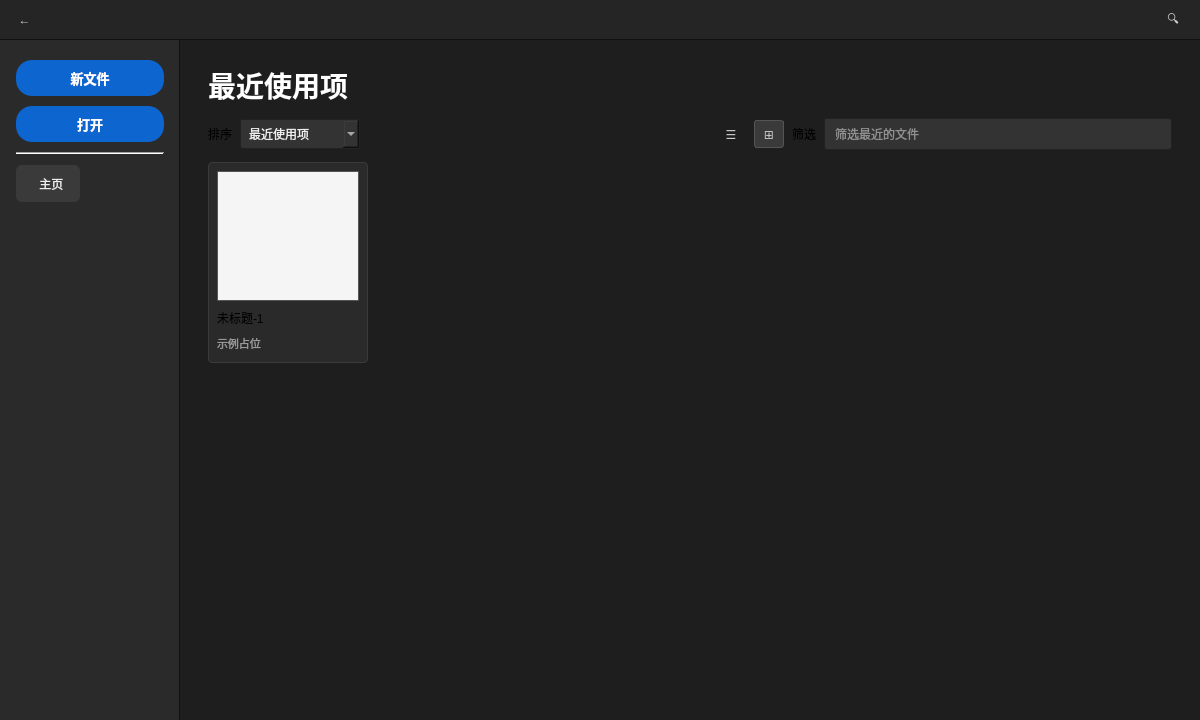
<?xml version="1.0" encoding="UTF-8"?>
<ui version="4.0">
 <class>HomeScreen</class>
 <widget class="QWidget" name="HomeScreen">
  <property name="geometry">
   <rect>
    <x>0</x>
    <y>0</y>
    <width>1200</width>
    <height>720</height>
   </rect>
  </property>
  <property name="windowTitle">
   <string>主页</string>
  </property>
  <property name="styleSheet">
   <string notr="true">/* 对齐 PS Home 启动屏（暗色工作区） */
QWidget#HomeScreen {
  background-color: #1e1e1e;
  color: #e8e8e8;
}
QWidget#topBar {
  background-color: #252525;
  border-bottom: 1px solid #111;
}
QWidget#sideBar {
  background-color: #2a2a2a;
  border-right: 1px solid #111;
}
QPushButton#newFileButton,
QPushButton#openButton {
  background-color: #0d66d0;
  color: #ffffff;
  border: none;
  border-radius: 16px;
  padding: 8px 20px;
  font-size: 13px;
  font-weight: 600;
}
QPushButton#newFileButton:hover,
QPushButton#openButton:hover { background-color: #1473e6; }
QToolButton#homeNavButton {
  background-color: #3a3a3a;
  color: #eee;
  border: none;
  border-radius: 6px;
  padding: 8px 12px;
  text-align: left;
}
QToolButton#backButton, QToolButton#searchButton {
  background: transparent;
  border: none;
  color: #ccc;
  padding: 4px;
}
QToolButton#backButton:hover, QToolButton#searchButton:hover {
  background-color: #3a3a3a;
  border-radius: 4px;
}
QLabel#recentTitle {
  color: #fff;
  font-size: 28px;
  font-weight: 600;
}
QLineEdit#filterEdit {
  background-color: #333;
  border: 1px solid #222;
  border-radius: 3px;
  padding: 4px 8px;
  color: #eee;
  min-height: 22px;
}
QComboBox#sortCombo {
  background-color: #333;
  border: 1px solid #222;
  border-radius: 3px;
  padding: 3px 8px;
  color: #eee;
  min-height: 22px;
}
QFrame#recentCard {
  background-color: #2a2a2a;
  border: 1px solid #3a3a3a;
  border-radius: 4px;
}
QLabel#cardThumb {
  background-color: #f5f5f5;
  border: 1px solid #555;
}
QToolButton#viewListButton, QToolButton#viewGridButton {
  background: transparent;
  border: 1px solid transparent;
  border-radius: 3px;
  padding: 4px;
  color: #ccc;
}
QToolButton#viewGridButton:checked {
  background-color: #3a3a3a;
  border-color: #555;
}
</string>
  </property>
  <layout class="QVBoxLayout" name="rootLayout">
   <property name="spacing">
    <number>0</number>
   </property>
   <property name="leftMargin">
    <number>0</number>
   </property>
   <property name="topMargin">
    <number>0</number>
   </property>
   <property name="rightMargin">
    <number>0</number>
   </property>
   <property name="bottomMargin">
    <number>0</number>
   </property>
   <item>
    <widget class="QWidget" name="topBar" native="true">
     <property name="minimumSize">
      <size>
       <width>0</width>
       <height>40</height>
      </size>
     </property>
     <property name="maximumSize">
      <size>
       <width>16777215</width>
       <height>40</height>
      </size>
     </property>
     <layout class="QHBoxLayout" name="topBarLayout">
      <property name="leftMargin">
       <number>10</number>
      </property>
      <property name="topMargin">
       <number>4</number>
      </property>
      <property name="rightMargin">
       <number>12</number>
      </property>
      <property name="bottomMargin">
       <number>4</number>
      </property>
      <item>
       <widget class="QToolButton" name="backButton">
        <property name="toolTip">
         <string>返回工作区</string>
        </property>
        <property name="text">
         <string>←</string>
        </property>
        <property name="autoRaise">
         <bool>true</bool>
        </property>
       </widget>
      </item>
      <item>
       <widget class="QLabel" name="logoLabel">
        <property name="minimumSize">
         <size>
          <width>22</width>
          <height>22</height>
         </size>
        </property>
        <property name="maximumSize">
         <size>
          <width>22</width>
          <height>22</height>
         </size>
        </property>
        <property name="toolTip">
         <string>PhotoshopLite</string>
        </property>
        <property name="text">
         <string/>
        </property>
        <property name="pixmap">
         <pixmap resource="../resources.qrc">:/icons/ui/app-logo.png</pixmap>
        </property>
        <property name="scaledContents">
         <bool>true</bool>
        </property>
       </widget>
      </item>
      <item>
       <spacer name="topBarSpacer">
        <property name="orientation">
         <enum>Qt::Orientation::Horizontal</enum>
        </property>
        <property name="sizeHint" stdset="0">
         <size>
          <width>40</width>
          <height>20</height>
         </size>
        </property>
       </spacer>
      </item>
      <item>
       <widget class="QToolButton" name="searchButton">
        <property name="toolTip">
         <string>搜索（UI 占位）</string>
        </property>
        <property name="text">
         <string>🔍</string>
        </property>
        <property name="autoRaise">
         <bool>true</bool>
        </property>
       </widget>
      </item>
     </layout>
    </widget>
   </item>
   <item>
    <layout class="QHBoxLayout" name="bodyLayout">
     <property name="spacing">
      <number>0</number>
     </property>
     <item>
      <widget class="QWidget" name="sideBar" native="true">
       <property name="minimumSize">
        <size>
         <width>180</width>
         <height>0</height>
        </size>
       </property>
       <property name="maximumSize">
        <size>
         <width>200</width>
         <height>16777215</height>
        </size>
       </property>
       <layout class="QVBoxLayout" name="sideBarLayout">
        <property name="spacing">
         <number>10</number>
        </property>
        <property name="leftMargin">
         <number>16</number>
        </property>
        <property name="topMargin">
         <number>20</number>
        </property>
        <property name="rightMargin">
         <number>16</number>
        </property>
        <property name="bottomMargin">
         <number>16</number>
        </property>
        <item>
         <widget class="QPushButton" name="newFileButton">
          <property name="text">
           <string>新文件</string>
          </property>
          <property name="cursor">
           <cursorShape>PointingHandCursor</cursorShape>
          </property>
         </widget>
        </item>
        <item>
         <widget class="QPushButton" name="openButton">
          <property name="text">
           <string>打开</string>
          </property>
          <property name="cursor">
           <cursorShape>PointingHandCursor</cursorShape>
          </property>
         </widget>
        </item>
        <item>
         <widget class="Line" name="sideSeparator">
          <property name="orientation">
           <enum>Qt::Orientation::Horizontal</enum>
          </property>
         </widget>
        </item>
        <item>
         <widget class="QToolButton" name="homeNavButton">
          <property name="text">
           <string>  主页</string>
          </property>
          <property name="icon">
           <iconset resource="../resources.qrc">
            <normaloff>:/icons/ui/home.png</normaloff>:/icons/ui/home.png</iconset>
          </property>
          <property name="iconSize">
           <size>
            <width>16</width>
            <height>16</height>
           </size>
          </property>
          <property name="checkable">
           <bool>true</bool>
          </property>
          <property name="checked">
           <bool>true</bool>
          </property>
          <property name="toolButtonStyle">
           <enum>Qt::ToolButtonStyle::ToolButtonTextBesideIcon</enum>
          </property>
          <property name="autoRaise">
           <bool>true</bool>
          </property>
         </widget>
        </item>
        <item>
         <spacer name="sideSpacer">
          <property name="orientation">
           <enum>Qt::Orientation::Vertical</enum>
          </property>
          <property name="sizeHint" stdset="0">
           <size>
            <width>20</width>
            <height>40</height>
           </size>
          </property>
         </spacer>
        </item>
       </layout>
      </widget>
     </item>
     <item>
      <widget class="QWidget" name="contentArea" native="true">
       <layout class="QVBoxLayout" name="contentLayout">
        <property name="spacing">
         <number>12</number>
        </property>
        <property name="leftMargin">
         <number>28</number>
        </property>
        <property name="topMargin">
         <number>24</number>
        </property>
        <property name="rightMargin">
         <number>28</number>
        </property>
        <property name="bottomMargin">
         <number>24</number>
        </property>
        <item>
         <widget class="QLabel" name="recentTitle">
          <property name="text">
           <string>最近使用项</string>
          </property>
         </widget>
        </item>
        <item>
         <layout class="QHBoxLayout" name="toolbarLayout">
          <property name="spacing">
           <number>8</number>
          </property>
          <item>
           <widget class="QLabel" name="sortLabel">
            <property name="text">
             <string>排序</string>
            </property>
           </widget>
          </item>
          <item>
           <widget class="QComboBox" name="sortCombo">
            <property name="minimumSize">
             <size>
              <width>120</width>
              <height>0</height>
             </size>
            </property>
            <item>
             <property name="text">
              <string>最近使用项</string>
             </property>
            </item>
            <item>
             <property name="text">
              <string>名称</string>
             </property>
            </item>
            <item>
             <property name="text">
              <string>大小</string>
             </property>
            </item>
           </widget>
          </item>
          <item>
           <spacer name="toolbarMidSpacer">
            <property name="orientation">
             <enum>Qt::Orientation::Horizontal</enum>
            </property>
            <property name="sizeHint" stdset="0">
             <size>
              <width>40</width>
              <height>20</height>
             </size>
            </property>
           </spacer>
          </item>
          <item>
           <widget class="QToolButton" name="viewListButton">
            <property name="toolTip">
             <string>列表视图（UI 占位）</string>
            </property>
            <property name="text">
             <string>☰</string>
            </property>
            <property name="checkable">
             <bool>true</bool>
            </property>
            <property name="autoRaise">
             <bool>true</bool>
            </property>
           </widget>
          </item>
          <item>
           <widget class="QToolButton" name="viewGridButton">
            <property name="toolTip">
             <string>网格视图</string>
            </property>
            <property name="text">
             <string>⊞</string>
            </property>
            <property name="checkable">
             <bool>true</bool>
            </property>
            <property name="checked">
             <bool>true</bool>
            </property>
            <property name="autoRaise">
             <bool>true</bool>
            </property>
           </widget>
          </item>
          <item>
           <widget class="QLabel" name="filterLabel">
            <property name="text">
             <string>筛选</string>
            </property>
           </widget>
          </item>
          <item>
           <widget class="QLineEdit" name="filterEdit">
            <property name="minimumSize">
             <size>
              <width>180</width>
              <height>0</height>
             </size>
            </property>
            <property name="placeholderText">
             <string>筛选最近的文件</string>
            </property>
           </widget>
          </item>
         </layout>
        </item>
        <item>
         <layout class="QHBoxLayout" name="cardsLayout">
          <property name="spacing">
           <number>16</number>
          </property>
          <item>
           <widget class="QFrame" name="recentCard">
            <property name="minimumSize">
             <size>
              <width>160</width>
              <height>200</height>
             </size>
            </property>
            <property name="maximumSize">
             <size>
              <width>180</width>
              <height>220</height>
             </size>
            </property>
            <property name="frameShape">
             <enum>QFrame::Shape::StyledPanel</enum>
            </property>
            <property name="cursor">
             <cursorShape>PointingHandCursor</cursorShape>
            </property>
            <property name="toolTip">
             <string>最近文档占位（尚无最近文件列表逻辑）</string>
            </property>
            <layout class="QVBoxLayout" name="cardLayout">
             <property name="spacing">
              <number>8</number>
             </property>
             <property name="leftMargin">
              <number>8</number>
             </property>
             <property name="topMargin">
              <number>8</number>
             </property>
             <property name="rightMargin">
              <number>8</number>
             </property>
             <property name="bottomMargin">
              <number>10</number>
             </property>
             <item>
              <widget class="QLabel" name="cardThumb">
               <property name="minimumSize">
                <size>
                 <width>0</width>
                 <height>130</height>
                </size>
               </property>
               <property name="text">
                <string/>
               </property>
               <property name="pixmap">
                <pixmap resource="../resources.qrc">:/icons/ui/home-card-thumb.png</pixmap>
               </property>
               <property name="scaledContents">
                <bool>false</bool>
               </property>
               <property name="alignment">
                <set>Qt::AlignmentFlag::AlignCenter</set>
               </property>
              </widget>
             </item>
             <item>
              <widget class="QLabel" name="cardName">
               <property name="text">
                <string>未标题-1</string>
               </property>
              </widget>
             </item>
             <item>
              <widget class="QLabel" name="cardTime">
               <property name="styleSheet">
                <string notr="true">color: #999; font-size: 11px;</string>
               </property>
               <property name="text">
                <string>示例占位</string>
               </property>
              </widget>
             </item>
            </layout>
           </widget>
          </item>
          <item>
           <spacer name="cardsSpacer">
            <property name="orientation">
             <enum>Qt::Orientation::Horizontal</enum>
            </property>
            <property name="sizeHint" stdset="0">
             <size>
              <width>40</width>
              <height>20</height>
             </size>
            </property>
           </spacer>
          </item>
         </layout>
        </item>
        <item>
         <spacer name="contentBottomSpacer">
          <property name="orientation">
           <enum>Qt::Orientation::Vertical</enum>
          </property>
          <property name="sizeHint" stdset="0">
           <size>
            <width>20</width>
            <height>40</height>
           </size>
          </property>
         </spacer>
        </item>
       </layout>
      </widget>
     </item>
    </layout>
   </item>
  </layout>
 </widget>
 <resources>
  <include location="../resources.qrc"/>
 </resources> <connections/>
</ui>
